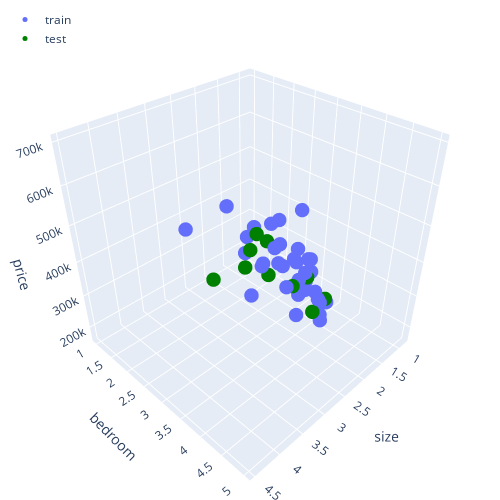

The code cell stored with this chart in its notebook:
### Markdown cell above
It is also possible to plot the target variable according to both features. 

Using `plot_data_3d` from `helpers.py`, we can generate 3D plot that shows the training and test set according to both features. 
- You can toggle each dataset on or off by clicking on the legend (upper left). 
- You can also interact with the plot, zoom in and out, and see it through different angles. Try to carefully choose the view angle in order to get the equivalent of the 2 plots above (cancel one dimension).

### Code cell
helpers.plot_data_3d(X_train=X_train_mult, y_train=y_train_mult, X_test=X_test_mult, y_test=y_test_mult, feature_names=feature_names_mult, label_name="price")

### Figure 1 — Plotly figure (JSON) as saved in the notebook; plotly's stock layout.template omitted (floating-point values rounded to 4 significant figures)
{"data": [{"marker": {"opacity": 1, "size": 5}, "mode": "markers", "name": "train", "type": "scatter3d", "x": [1.6, 2.2, 1.534, 3.89, 2.567, 2.3, 1.1, 1.2, 1.38, 2.04, 1.94, 1.236, 1.416, 2.609, 1.664, 1.767, 1.811, 3.137, 1.962, 1.494, 1.268, 1.89, 1.839, 3.031, 1, 2, 2.132, 1.239, 1.437, 2.4, 0.852, 3, 2.637, 1.427, 2.104, 1.985, 1.458], "y": [3, 3, 3, 3, 4, 4, 3, 3, 3, 4, 4, 3, 2, 4, 2, 3, 4, 3, 4, 3, 3, 3, 2, 4, 1, 3, 4, 3, 3, 3, 2, 4, 3, 3, 3, 4, 3], "z": [329900, 475000, 314900, 573900, 314000, 449900, 249900, 299000, 212000, 314900, 239999, 199900, 232000, 499998, 368500, 252900, 285900, 579900, 259900, 242500, 259900, 329999, 349900, 599000, 169900, 347000, 345000, 229900, 249900, 369000, 179900, 539900, 299900, 198999, 399900, 299900, 464500]}, {"marker": {"color": "green", "opacity": 1, "size": 5}, "mode": "markers", "name": "test", "type": "scatter3d", "x": [1.604, 1.852, 2.162, 4.478, 1.32, 1.203, 4.215, 1.888, 2.238, 2.526], "y": [3, 4, 4, 5, 2, 3, 4, 2, 3, 3], "z": [242900, 299900, 287000, 699900, 299900, 239500, 549000, 255000, 329900, 469000]}], "layout": {"autosize": true, "height": 500, "legend": {"x": 0.01, "xanchor": "left", "y": 0.99, "yanchor": "top"}, "margin": {"b": 0, "l": 0, "r": 0, "t": 0}, "scene": {"aspectmode": "auto", "aspectratio": {"x": 1, "y": 1, "z": 1}, "camera": {"center": {"x": 0, "y": 0, "z": 0}, "eye": {"x": 1.4, "y": 1.4, "z": 1.4}, "projection": {"type": "perspective"}, "up": {"x": 0, "y": 0, "z": 1}}, "xaxis": {"title": {"text": "size"}, "type": "linear"}, "yaxis": {"title": {"text": "bedroom"}, "type": "linear"}, "zaxis": {"title": {"text": "price"}, "type": "linear"}}, "width": 500}}
